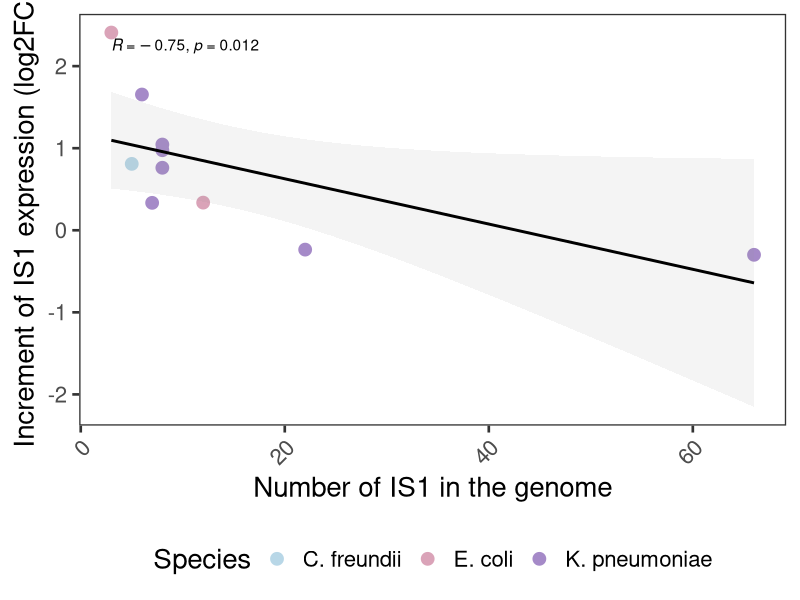

The R source for this figure:

library(ggpubr)

# Building table
corr_table_fc <- as.data.frame(matrix(nrow=10,ncol=3))
colnames(corr_table_fc) <- c("Strain", "log2FC", "numIS1")
corr_table_fc$Strain <- c("C325", "CF13", "C063", "H53", "K091", "K141", "K147", "K209", "K249", "K275")
corr_table_fc$Species <- c("E. coli", "C. freundii", "E. coli", rep("K. pneumoniae", 7))

# IS1 numbers are obtained from annotated IS1s, multiplying by estimated PCN
corr_table_fc$numIS1 <- c(12, 5, 3, 8, 6, 66, 7, 22, 8, 8)

# Log2FC are obtained from the DESeq2 raw output
corr_table_fc$log2FC <- c(0.336947239785708, 0.809171651123054, 2.40937390238081, 0.761776685244606, 1.65416578660558, -0.298940862287361, 0.334224576505695, -0.235702742630926, 0.975609714589933, 1.04471306249639)

# Normality test
shapiro.test(corr_table_fc$log2FC)
shapiro.test(corr_table_fc$numIS1)

mypal <- c("#b8d7e7ff", "#daa3b8ff", "#a58ac8ff")

D <- corr_table_fc %>%
  #filter(Strain != "K153") %>%
  ggplot(aes(x = numIS1, y = log2FC)) +
  geom_point(aes(col = Species), size = 4) +
  geom_smooth(method = "lm", se = TRUE, color = "black", alpha = 0.1)+
  #facet_wrap(~Condition) +
  stat_cor(method = "spearman")+
  ylab("Increment of IS1 expression (log2FC)") +
  xlab("Number of IS1 in the genome") +
  scale_color_manual(values = mypal) +
  theme_bw(base_size = 20)+
  theme(axis.text.x = element_text(angle = 45, vjust = 1, hjust=1),
        panel.background = element_blank(), panel.grid = element_blank(), 
        #aspect.ratio = 1,
        legend.position = "bottom",
        strip.background = element_blank());D
